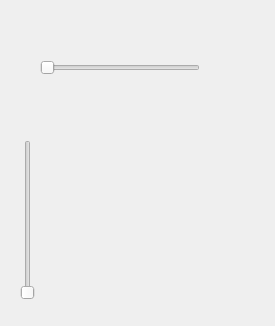
<?xml version="1.0" encoding="UTF-8"?>
<ui version="4.0">
 <class>Widget</class>
 <widget class="QWidget" name="Widget">
  <property name="geometry">
   <rect>
    <x>0</x>
    <y>0</y>
    <width>275</width>
    <height>326</height>
   </rect>
  </property>
  <property name="windowTitle">
   <string>Widget</string>
  </property>
  <widget class="QSlider" name="horizontalSlider">
   <property name="geometry">
    <rect>
     <x>40</x>
     <y>60</y>
     <width>160</width>
     <height>16</height>
    </rect>
   </property>
   <property name="orientation">
    <enum>Qt::Horizontal</enum>
   </property>
  </widget>
  <widget class="QSlider" name="verticalSlider">
   <property name="geometry">
    <rect>
     <x>20</x>
     <y>140</y>
     <width>16</width>
     <height>160</height>
    </rect>
   </property>
   <property name="orientation">
    <enum>Qt::Vertical</enum>
   </property>
  </widget>
 </widget>
 <resources/>
 <connections/>
</ui>
